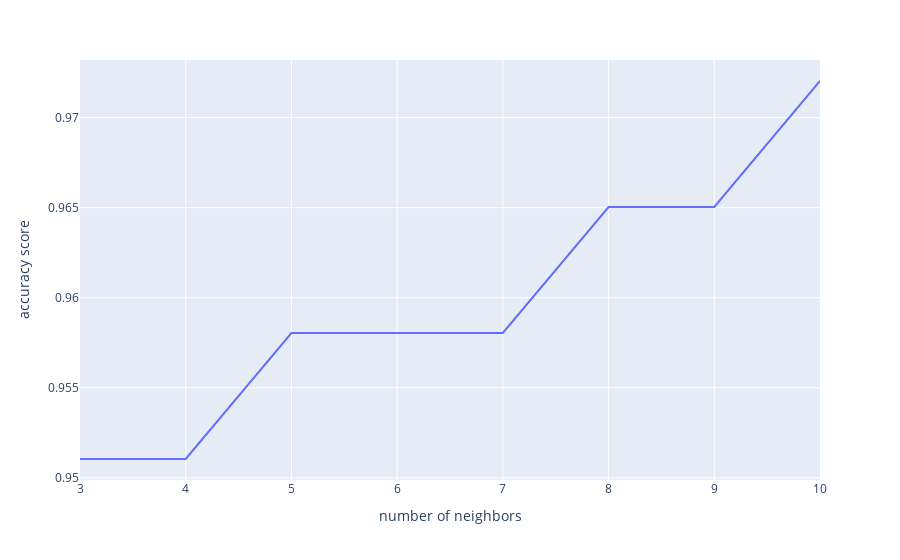

The notebook cell this image was saved under:
### Code cell
scores=pd.DataFrame(index=[i for i in range(0,8)],columns=['number of neighbors','accuracy score'])
for i in range(3,11):
    knn=KNeighborsClassifier(n_neighbors=i)
    knn.fit(x_train_scale,y_train)
    y_hat=knn.predict(x_test_scale)
    scores.loc[i-3,'number of neighbors']=i
    scores.loc[i-3,'accuracy score']=accuracy_score(y_test,y_hat)
scores
px.line(scores,x='number of neighbors',y='accuracy score')

# print(classification_report(y_test,y_hat))

### Figure 1 — Plotly figure (JSON) as saved in the notebook; plotly's stock layout.template omitted (floating-point values rounded to 4 significant figures)
{"data": [{"hovertemplate": "number of neighbors=%{x}<br>accuracy score=%{y}<extra></extra>", "legendgroup": "", "line": {"color": "#636efa", "dash": "solid"}, "mode": "lines", "name": "", "orientation": "v", "showlegend": false, "type": "scatter", "x": [3, 4, 5, 6, 7, 8, 9, 10], "xaxis": "x", "y": [0.951, 0.951, 0.958, 0.958, 0.958, 0.965, 0.965, 0.972], "yaxis": "y"}], "layout": {"legend": {"tracegroupgap": 0}, "margin": {"t": 60}, "xaxis": {"anchor": "y", "domain": [0, 1], "title": {"text": "number of neighbors"}}, "yaxis": {"anchor": "x", "domain": [0, 1], "title": {"text": "accuracy score"}}}}
